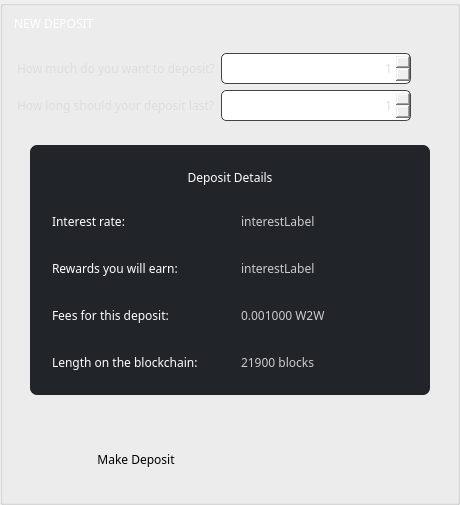
          <widget class="QGroupBox" name="groupBox_6">
           <property name="sizePolicy">
            <sizepolicy hsizetype="Fixed" vsizetype="Preferred">
             <horstretch>0</horstretch>
             <verstretch>0</verstretch>
            </sizepolicy>
           </property>
           <property name="styleSheet">
            <string notr="true">border-right: 1px solid #444;
</string>
           </property>
           <property name="title">
            <string/>
           </property>
           <property name="alignment">
            <set>Qt::AlignCenter</set>
           </property>
           <layout class="QVBoxLayout" name="verticalLayout_3">
            <property name="topMargin">
             <number>9</number>
            </property>
            <item>
             <widget class="QLabel" name="title_newDeposit">
              <property name="font">
               <font>
                <family>Poppins</family>
               </font>
              </property>
              <property name="styleSheet">
               <string notr="true">color: #fff;
background: transparent;

border: none;
text-align: left;
</string>
              </property>
              <property name="text">
               <string>NEW DEPOSIT</string>
              </property>
             </widget>
            </item>
            <item>
             <widget class="QGroupBox" name="depositGroup">
              <property name="sizePolicy">
               <sizepolicy hsizetype="Preferred" vsizetype="Preferred">
                <horstretch>0</horstretch>
                <verstretch>0</verstretch>
               </sizepolicy>
              </property>
              <property name="styleSheet">
               <string notr="true">border: none;</string>
              </property>
              <layout class="QFormLayout" name="formLayout">
               <property name="leftMargin">
                <number>0</number>
               </property>
               <item row="0" column="0">
                <widget class="QLabel" name="label">
                 <property name="minimumSize">
                  <size>
                   <width>0</width>
                   <height>31</height>
                  </size>
                 </property>
                 <property name="maximumSize">
                  <size>
                   <width>16777215</width>
                   <height>31</height>
                  </size>
                 </property>
                 <property name="sizeIncrement">
                  <size>
                   <width>0</width>
                   <height>50</height>
                  </size>
                 </property>
                 <property name="font">
                  <font>
                   <family>Poppins</family>
                   <weight>50</weight>
                   <bold>false</bold>
                  </font>
                 </property>
                 <property name="styleSheet">
                  <string notr="true">color: #ddd;  
border: none;</string>
                 </property>
                 <property name="text">
                  <string>How much do you want to deposit?</string>
                 </property>
                 <property name="alignment">
                  <set>Qt::AlignLeading|Qt::AlignLeft|Qt::AlignVCenter</set>
                 </property>
                </widget>
               </item>
               <item row="0" column="1">
                <widget class="QDoubleSpinBox" name="m_amountSpin">
                 <property name="minimumSize">
                  <size>
                   <width>0</width>
                   <height>31</height>
                  </size>
                 </property>
                 <property name="maximumSize">
                  <size>
                   <width>190</width>
                   <height>31</height>
                  </size>
                 </property>
                 <property name="sizeIncrement">
                  <size>
                   <width>0</width>
                   <height>0</height>
                  </size>
                 </property>
                 <property name="font">
                  <font>
                   <family>Poppins</family>
                  </font>
                 </property>
                 <property name="styleSheet">
                  <string notr="true">color: #ddd;

border: 1px solid #444;
border-radius: 5px; 
</string>
                 </property>
                 <property name="alignment">
                  <set>Qt::AlignRight|Qt::AlignTrailing|Qt::AlignVCenter</set>
                 </property>
                 <property name="decimals">
                  <number>0</number>
                 </property>
                 <property name="minimum">
                  <double>1.000000000000000</double>
                 </property>
                 <property name="maximum">
                  <double>20000000.000000000000000</double>
                 </property>
                </widget>
               </item>
               <item row="1" column="0">
                <widget class="QLabel" name="label_3">
                 <property name="minimumSize">
                  <size>
                   <width>0</width>
                   <height>31</height>
                  </size>
                 </property>
                 <property name="maximumSize">
                  <size>
                   <width>16777215</width>
                   <height>31</height>
                  </size>
                 </property>
                 <property name="sizeIncrement">
                  <size>
                   <width>0</width>
                   <height>50</height>
                  </size>
                 </property>
                 <property name="font">
                  <font>
                   <family>Poppins</family>
                   <weight>50</weight>
                   <bold>false</bold>
                  </font>
                 </property>
                 <property name="styleSheet">
                  <string notr="true">color: #ddd;  

border: none;</string>
                 </property>
                 <property name="text">
                  <string>How long should your deposit last?</string>
                 </property>
                 <property name="alignment">
                  <set>Qt::AlignLeading|Qt::AlignLeft|Qt::AlignVCenter</set>
                 </property>
                </widget>
               </item>
               <item row="1" column="1">
                <widget class="QSpinBox" name="m_timeSpin">
                 <property name="minimumSize">
                  <size>
                   <width>0</width>
                   <height>31</height>
                  </size>
                 </property>
                 <property name="maximumSize">
                  <size>
                   <width>190</width>
                   <height>31</height>
                  </size>
                 </property>
                 <property name="sizeIncrement">
                  <size>
                   <width>0</width>
                   <height>50</height>
                  </size>
                 </property>
                 <property name="font">
                  <font>
                   <family>Poppins</family>
                  </font>
                 </property>
                 <property name="styleSheet">
                  <string notr="true">color: #ddd;

border: 1px solid #444;
border-radius: 5px; 
</string>
                 </property>
                 <property name="alignment">
                  <set>Qt::AlignRight|Qt::AlignTrailing|Qt::AlignVCenter</set>
                 </property>
                 <property name="minimum">
                  <number>1</number>
                 </property>
                 <property name="maximum">
                  <number>12</number>
                 </property>
                </widget>
               </item>
              </layout>
             </widget>
            </item>
            <item>
             <widget class="QGroupBox" name="groupBox_12">
              <property name="sizePolicy">
               <sizepolicy hsizetype="Expanding" vsizetype="Minimum">
                <horstretch>0</horstretch>
                <verstretch>0</verstretch>
               </sizepolicy>
              </property>
              <property name="maximumSize">
               <size>
                <width>442</width>
                <height>310</height>
               </size>
              </property>
              <property name="styleSheet">
               <string notr="true">border: none;
padding: 0px;
margin: 0px;</string>
              </property>
              <layout class="QHBoxLayout" name="horizontalLayout_2">
               <property name="leftMargin">
                <number>0</number>
               </property>
               <property name="topMargin">
                <number>0</number>
               </property>
               <property name="rightMargin">
                <number>0</number>
               </property>
               <property name="bottomMargin">
                <number>0</number>
               </property>
               <item>
                <widget class="QLabel" name="empty_align_4">
                 <property name="sizePolicy">
                  <sizepolicy hsizetype="Expanding" vsizetype="Expanding">
                   <horstretch>0</horstretch>
                   <verstretch>0</verstretch>
                  </sizepolicy>
                 </property>
                 <property name="styleSheet">
                  <string notr="true">border: none;</string>
                 </property>
                 <property name="text">
                  <string/>
                 </property>
                 <property name="alignment">
                  <set>Qt::AlignCenter</set>
                 </property>
                </widget>
               </item>
               <item>
                <widget class="QGroupBox" name="groupBox_4">
                 <property name="sizePolicy">
                  <sizepolicy hsizetype="Preferred" vsizetype="Preferred">
                   <horstretch>0</horstretch>
                   <verstretch>0</verstretch>
                  </sizepolicy>
                 </property>
                 <property name="minimumSize">
                  <size>
                   <width>400</width>
                   <height>250</height>
                  </size>
                 </property>
                 <property name="maximumSize">
                  <size>
                   <width>16777215</width>
                   <height>290</height>
                  </size>
                 </property>
                 <property name="styleSheet">
                  <string notr="true">color: #fff; 
font-weight: normal; 
border-radius: 7px;
background-color: #212429;
padding: 5px;</string>
                 </property>
                 <property name="title">
                  <string/>
                 </property>
                 <property name="alignment">
                  <set>Qt::AlignCenter</set>
                 </property>
                 <property name="flat">
                  <bool>false</bool>
                 </property>
                 <layout class="QGridLayout" name="gridLayout_11">
                  <property name="topMargin">
                   <number>0</number>
                  </property>
                  <property name="bottomMargin">
                   <number>0</number>
                  </property>
                  <item row="3" column="0">
                   <widget class="QLabel" name="label_8">
                    <property name="minimumSize">
                     <size>
                      <width>0</width>
                      <height>31</height>
                     </size>
                    </property>
                    <property name="maximumSize">
                     <size>
                      <width>16777215</width>
                      <height>31</height>
                     </size>
                    </property>
                    <property name="font">
                     <font>
                      <family>Poppins</family>
                      <weight>50</weight>
                      <bold>false</bold>
                     </font>
                    </property>
                    <property name="styleSheet">
                     <string notr="true">color: #fff;  font-weight: normal; border: none; </string>
                    </property>
                    <property name="text">
                     <string>Fees for this deposit:</string>
                    </property>
                    <property name="alignment">
                     <set>Qt::AlignLeading|Qt::AlignLeft|Qt::AlignVCenter</set>
                    </property>
                   </widget>
                  </item>
                  <item row="3" column="1">
                   <widget class="QLabel" name="m_depositFeeLabel">
                    <property name="sizePolicy">
                     <sizepolicy hsizetype="Preferred" vsizetype="Preferred">
                      <horstretch>0</horstretch>
                      <verstretch>0</verstretch>
                     </sizepolicy>
                    </property>
                    <property name="minimumSize">
                     <size>
                      <width>0</width>
                      <height>31</height>
                     </size>
                    </property>
                    <property name="maximumSize">
                     <size>
                      <width>16777215</width>
                      <height>31</height>
                     </size>
                    </property>
                    <property name="font">
                     <font>
                      <family>Poppins</family>
                      <weight>50</weight>
                      <bold>false</bold>
                     </font>
                    </property>
                    <property name="styleSheet">
                     <string notr="true">color: #ccc;  font-weight: normal; border: none; </string>
                    </property>
                    <property name="text">
                     <string>0.001000 W2W</string>
                    </property>
                    <property name="alignment">
                     <set>Qt::AlignLeading|Qt::AlignLeft|Qt::AlignVCenter</set>
                    </property>
                   </widget>
                  </item>
                  <item row="1" column="0">
                   <widget class="QLabel" name="label_5">
                    <property name="minimumSize">
                     <size>
                      <width>0</width>
                      <height>31</height>
                     </size>
                    </property>
                    <property name="maximumSize">
                     <size>
                      <width>16777215</width>
                      <height>31</height>
                     </size>
                    </property>
                    <property name="font">
                     <font>
                      <family>Poppins</family>
                      <weight>50</weight>
                      <bold>false</bold>
                     </font>
                    </property>
                    <property name="styleSheet">
                     <string notr="true">color: #fff;  font-weight: normal; border: none; </string>
                    </property>
                    <property name="text">
                     <string>Interest rate:</string>
                    </property>
                    <property name="alignment">
                     <set>Qt::AlignLeading|Qt::AlignLeft|Qt::AlignVCenter</set>
                    </property>
                   </widget>
                  </item>
                  <item row="4" column="0">
                   <widget class="QLabel" name="label_19">
                    <property name="minimumSize">
                     <size>
                      <width>0</width>
                      <height>31</height>
                     </size>
                    </property>
                    <property name="maximumSize">
                     <size>
                      <width>16777215</width>
                      <height>31</height>
                     </size>
                    </property>
                    <property name="font">
                     <font>
                      <family>Poppins</family>
                      <weight>50</weight>
                      <bold>false</bold>
                     </font>
                    </property>
                    <property name="styleSheet">
                     <string notr="true">color: #fff;  font-weight: normal; border: none; </string>
                    </property>
                    <property name="text">
                     <string>Length on the blockchain:</string>
                    </property>
                    <property name="alignment">
                     <set>Qt::AlignLeading|Qt::AlignLeft|Qt::AlignVCenter</set>
                    </property>
                   </widget>
                  </item>
                  <item row="2" column="1">
                   <widget class="QLabel" name="m_interestEarnedLabel">
                    <property name="minimumSize">
                     <size>
                      <width>0</width>
                      <height>31</height>
                     </size>
                    </property>
                    <property name="maximumSize">
                     <size>
                      <width>16777215</width>
                      <height>31</height>
                     </size>
                    </property>
                    <property name="font">
                     <font>
                      <family>Poppins</family>
                      <weight>50</weight>
                      <bold>false</bold>
                     </font>
                    </property>
                    <property name="styleSheet">
                     <string notr="true">color: #ccc;  font-weight: normal; border: none; </string>
                    </property>
                    <property name="text">
                     <string>interestLabel</string>
                    </property>
                    <property name="alignment">
                     <set>Qt::AlignLeading|Qt::AlignLeft|Qt::AlignVCenter</set>
                    </property>
                   </widget>
                  </item>
                  <item row="2" column="0">
                   <widget class="QLabel" name="label_6">
                    <property name="minimumSize">
                     <size>
                      <width>0</width>
                      <height>31</height>
                     </size>
                    </property>
                    <property name="maximumSize">
                     <size>
                      <width>16777215</width>
                      <height>31</height>
                     </size>
                    </property>
                    <property name="font">
                     <font>
                      <family>Poppins</family>
                      <weight>50</weight>
                      <bold>false</bold>
                     </font>
                    </property>
                    <property name="styleSheet">
                     <string notr="true">color: #fff;  font-weight: normal; border: none; </string>
                    </property>
                    <property name="text">
                     <string>Rewards you will earn:</string>
                    </property>
                    <property name="alignment">
                     <set>Qt::AlignLeading|Qt::AlignLeft|Qt::AlignVCenter</set>
                    </property>
                   </widget>
                  </item>
                  <item row="4" column="1">
                   <widget class="QLabel" name="m_timeLabel">
                    <property name="minimumSize">
                     <size>
                      <width>0</width>
                      <height>31</height>
                     </size>
                    </property>
                    <property name="maximumSize">
                     <size>
                      <width>16777215</width>
                      <height>31</height>
                     </size>
                    </property>
                    <property name="font">
                     <font>
                      <family>Poppins</family>
                      <weight>50</weight>
                      <bold>false</bold>
                     </font>
                    </property>
                    <property name="styleSheet">
                     <string notr="true">color: #ccc;  font-weight: normal; border: none; </string>
                    </property>
                    <property name="text">
                     <string>21900 blocks</string>
                    </property>
                    <property name="alignment">
                     <set>Qt::AlignLeading|Qt::AlignLeft|Qt::AlignVCenter</set>
                    </property>
                   </widget>
                  </item>
                  <item row="1" column="1">
                   <widget class="QLabel" name="m_interestRateLabel">
                    <property name="sizePolicy">
                     <sizepolicy hsizetype="Preferred" vsizetype="Preferred">
                      <horstretch>0</horstretch>
                      <verstretch>0</verstretch>
                     </sizepolicy>
                    </property>
                    <property name="minimumSize">
                     <size>
                      <width>0</width>
                      <height>31</height>
                     </size>
                    </property>
                    <property name="maximumSize">
                     <size>
                      <width>16777215</width>
                      <height>31</height>
                     </size>
                    </property>
                    <property name="font">
                     <font>
                      <family>Poppins</family>
                      <weight>50</weight>
                      <bold>false</bold>
                     </font>
                    </property>
                    <property name="styleSheet">
                     <string notr="true">color: #ccc;  font-weight: normal; border: none; </string>
                    </property>
                    <property name="text">
                     <string>interestLabel</string>
                    </property>
                    <property name="alignment">
                     <set>Qt::AlignLeading|Qt::AlignLeft|Qt::AlignVCenter</set>
                    </property>
                   </widget>
                  </item>
                  <item row="0" column="0" colspan="2">
                   <widget class="QLabel" name="title_depositDetails">
                    <property name="minimumSize">
                     <size>
                      <width>0</width>
                      <height>30</height>
                     </size>
                    </property>
                    <property name="maximumSize">
                     <size>
                      <width>16777215</width>
                      <height>25</height>
                     </size>
                    </property>
                    <property name="font">
                     <font>
                      <family>Poppins</family>
                      <weight>50</weight>
                      <bold>false</bold>
                     </font>
                    </property>
                    <property name="styleSheet">
                     <string notr="true">color: #fff;
background: transparent;


border: none;
text-align: left;
</string>
                    </property>
                    <property name="text">
                     <string>Deposit Details</string>
                    </property>
                    <property name="alignment">
                     <set>Qt::AlignCenter</set>
                    </property>
                   </widget>
                  </item>
                 </layout>
                </widget>
               </item>
               <item>
                <widget class="QLabel" name="empty_align_5">
                 <property name="sizePolicy">
                  <sizepolicy hsizetype="Expanding" vsizetype="Expanding">
                   <horstretch>0</horstretch>
                   <verstretch>0</verstretch>
                  </sizepolicy>
                 </property>
                 <property name="styleSheet">
                  <string notr="true">border: none;</string>
                 </property>
                 <property name="text">
                  <string/>
                 </property>
                 <property name="alignment">
                  <set>Qt::AlignCenter</set>
                 </property>
                </widget>
               </item>
              </layout>
             </widget>
            </item>
            <item>
             <widget class="QLabel" name="empty_align_6">
              <property name="sizePolicy">
               <sizepolicy hsizetype="Expanding" vsizetype="Expanding">
                <horstretch>0</horstretch>
                <verstretch>0</verstretch>
               </sizepolicy>
              </property>
              <property name="styleSheet">
               <string notr="true">border: none;</string>
              </property>
              <property name="text">
               <string/>
              </property>
              <property name="alignment">
               <set>Qt::AlignCenter</set>
              </property>
             </widget>
            </item>
            <item>
             <widget class="QGroupBox" name="groupBox_11">
              <property name="sizePolicy">
               <sizepolicy hsizetype="Expanding" vsizetype="Minimum">
                <horstretch>0</horstretch>
                <verstretch>0</verstretch>
               </sizepolicy>
              </property>
              <property name="styleSheet">
               <string notr="true">border: none;</string>
              </property>
              <layout class="QHBoxLayout" name="horizontalLayout_3">
               <item>
                <widget class="QPushButton" name="b1_depositButton_2">
                 <property name="sizePolicy">
                  <sizepolicy hsizetype="Expanding" vsizetype="Fixed">
                   <horstretch>0</horstretch>
                   <verstretch>0</verstretch>
                  </sizepolicy>
                 </property>
                 <property name="minimumSize">
                  <size>
                   <width>220</width>
                   <height>40</height>
                  </size>
                 </property>
                 <property name="maximumSize">
                  <size>
                   <width>220</width>
                   <height>16777215</height>
                  </size>
                 </property>
                 <property name="font">
                  <font>
                   <family>Poppins</family>
                  </font>
                 </property>
                 <property name="styleSheet">
                  <string notr="true">/* This button style is handled automatically by OverviewFrame:setStyles() (in OverviewFrame.cpp) */</string>
                 </property>
                 <property name="text">
                  <string>Make Deposit</string>
                 </property>
                </widget>
               </item>
               <item>
                <widget class="QLabel" name="empty_align_7">
                 <property name="sizePolicy">
                  <sizepolicy hsizetype="Expanding" vsizetype="Minimum">
                   <horstretch>0</horstretch>
                   <verstretch>0</verstretch>
                  </sizepolicy>
                 </property>
                 <property name="styleSheet">
                  <string notr="true">border: none;</string>
                 </property>
                 <property name="text">
                  <string/>
                 </property>
                 <property name="alignment">
                  <set>Qt::AlignCenter</set>
                 </property>
                </widget>
               </item>
               <item>
                <widget class="QLabel" name="empty_align_8">
                 <property name="sizePolicy">
                  <sizepolicy hsizetype="Expanding" vsizetype="Minimum">
                   <horstretch>0</horstretch>
                   <verstretch>0</verstretch>
                  </sizepolicy>
                 </property>
                 <property name="styleSheet">
                  <string notr="true">border: none;</string>
                 </property>
                 <property name="text">
                  <string/>
                 </property>
                 <property name="alignment">
                  <set>Qt::AlignCenter</set>
                 </property>
                </widget>
               </item>
              </layout>
             </widget>
            </item>
           </layout>
          </widget>
